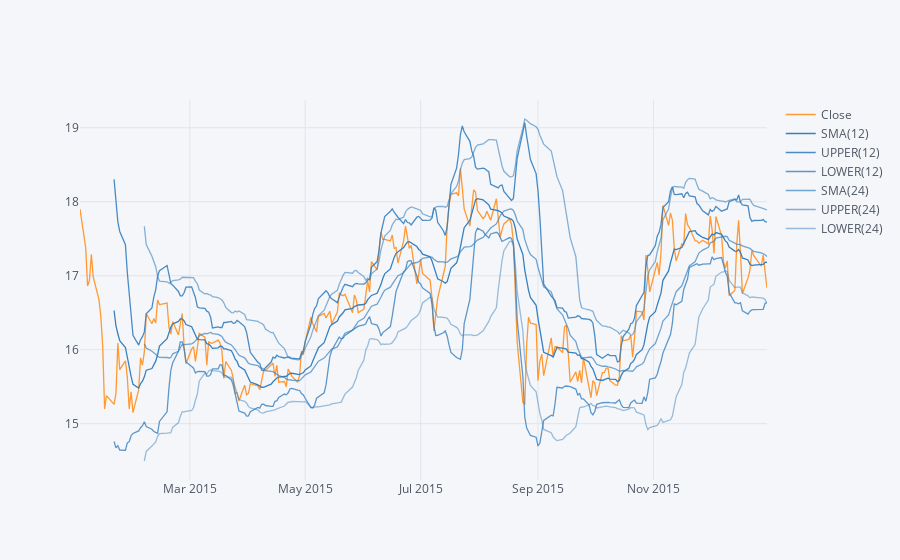

The notebook cell saved with this chart:
### Markdown cell above
**Use .ta_plot(study='boll') to create a Bollinger Band Plot for Bank of America for the year 2015.**

### Code cell
BAC['Close'].loc['2015-01-01':'2015-12-31'].ta_plot(study='boll',period=[12,24]);

### Figure 1 — Plotly figure (JSON) as saved in the notebook; plotly's stock layout.template omitted (floating-point values rounded to 4 significant figures; data arrays with more than 128 entries replaced by an {"elided": "..."} marker saying what was removed)
{"data": [{"line": {"color": "rgba(255, 153, 51, 1.0)", "dash": "solid", "shape": "linear", "width": 1.3}, "mode": "lines", "name": "Close", "text": "", "type": "scatter", "x": {"elided": "252 str values"}, "y": {"elided": "252 float values"}}, {"line": {"color": "rgba(55, 128, 191, 1.0)", "dash": "solid", "shape": "linear", "width": 1.3}, "mode": "lines", "name": "SMA(12)", "text": "", "type": "scatter", "x": {"elided": "252 str values"}, "y": {"elided": "252 mixed values"}}, {"line": {"color": "rgba(55, 128, 191, 0.8999999999999999)", "dash": "solid", "shape": "linear", "width": 1.3}, "mode": "lines", "name": "UPPER(12)", "text": "", "type": "scatter", "x": {"elided": "252 str values"}, "y": {"elided": "252 mixed values"}}, {"line": {"color": "rgba(55, 128, 191, 0.7999999999999998)", "dash": "solid", "shape": "linear", "width": 1.3}, "mode": "lines", "name": "LOWER(12)", "text": "", "type": "scatter", "x": {"elided": "252 str values"}, "y": {"elided": "252 mixed values"}}, {"line": {"color": "rgba(55, 128, 191, 0.7)", "dash": "solid", "shape": "linear", "width": 1.3}, "mode": "lines", "name": "SMA(24)", "text": "", "type": "scatter", "x": {"elided": "252 str values"}, "y": {"elided": "252 mixed values"}}, {"line": {"color": "rgba(55, 128, 191, 0.5999999999999999)", "dash": "solid", "shape": "linear", "width": 1.3}, "mode": "lines", "name": "UPPER(24)", "text": "", "type": "scatter", "x": {"elided": "252 str values"}, "y": {"elided": "252 mixed values"}}, {"line": {"color": "rgba(55, 128, 191, 0.49999999999999983)", "dash": "solid", "shape": "linear", "width": 1.3}, "mode": "lines", "name": "LOWER(24)", "text": "", "type": "scatter", "x": {"elided": "252 str values"}, "y": {"elided": "252 mixed values"}}], "layout": {"legend": {"bgcolor": "#F5F6F9", "font": {"color": "#4D5663"}}, "paper_bgcolor": "#F5F6F9", "plot_bgcolor": "#F5F6F9", "title": {"font": {"color": "#4D5663"}}, "xaxis": {"gridcolor": "#E1E5ED", "showgrid": true, "tickfont": {"color": "#4D5663"}, "title": {"font": {"color": "#4D5663"}, "text": ""}, "zerolinecolor": "#E1E5ED"}, "yaxis": {"gridcolor": "#E1E5ED", "showgrid": true, "tickfont": {"color": "#4D5663"}, "title": {"font": {"color": "#4D5663"}, "text": ""}, "zerolinecolor": "#E1E5ED"}}}
